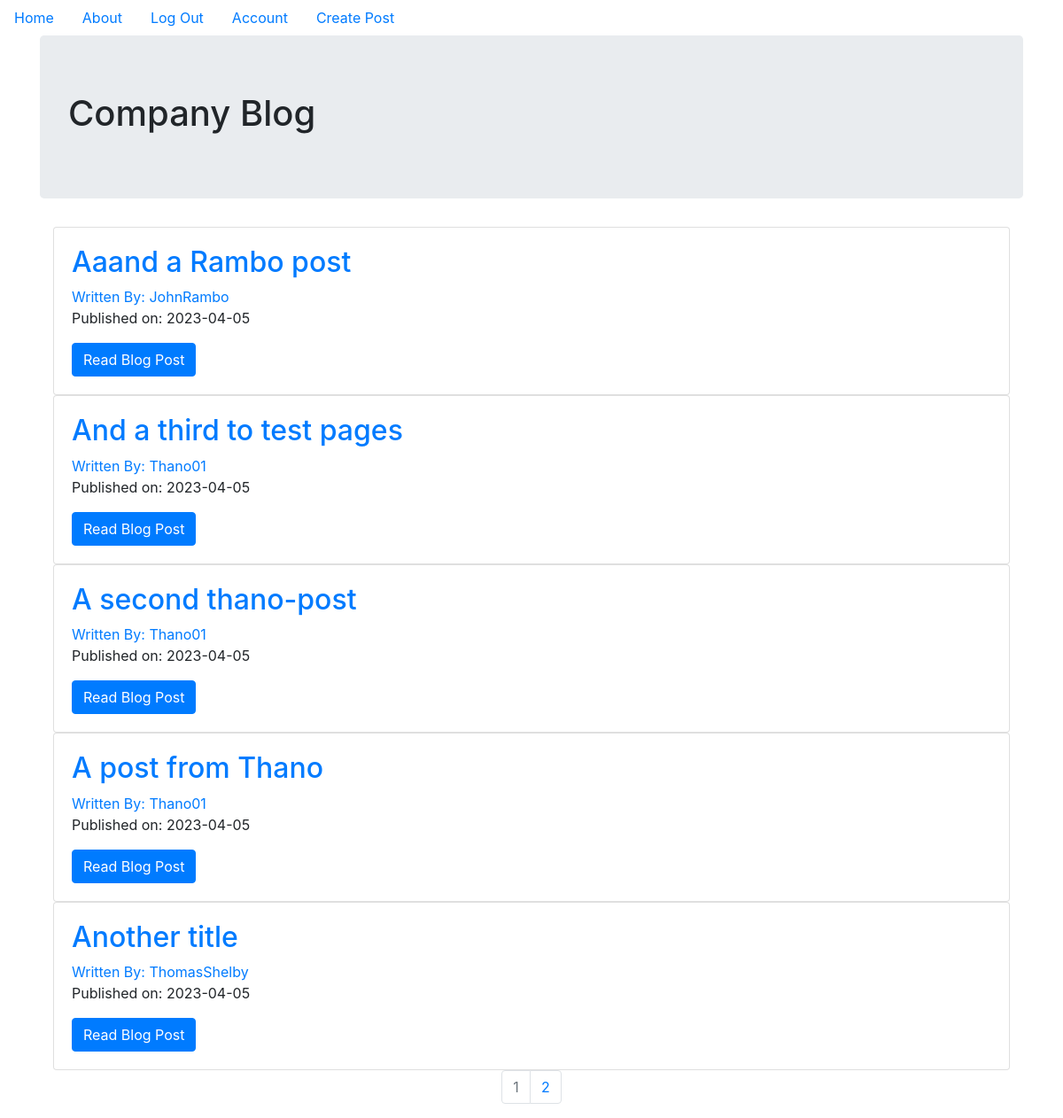
The page / (signed in) on the database its author committed.
### companyblog/models.py (models this page shows, shortened)
class BlogPost(db.Model):
    users = db.relationship(User)
    id = db.Column(db.Integer, primary_key=True)
    user_id = db.Column(db.Integer, db.ForeignKey('users.id'), nullable=False)
    date = db.Column(db.DateTime, nullable=False, default=datetime.utcnow)
    title = db.Column(db.String(140), nullable=False)
    text = db.Column(db.Text, nullable=False)

class User(db.Model, UserMixin):
    __tablename__ = 'users'
    id = db.Column(db.Integer, primary_key=True)
    profile_image = db.Column(db.String(64), nullable=False, default='default_profile.png')
    email = db.Column(db.String(64), unique=True, index=True)
    username = db.Column(db.String(64), unique=True, index=True)
    password_hash = db.Column(db.String(128))
    posts = db.relationship('BlogPost', backref='author', lazy=True)

### companyblog/core/views.py (the view)
@core.route('/')
def index():
    page = request.args.get('page', 1, type=int)
    blog_posts = BlogPost.query.order_by(BlogPost.date.desc()).paginate(page=page, per_page=5)
    return render_template('index.html', blog_posts=blog_posts)

### companyblog/models.py (called while the page is built)
@login_manager.user_loader
def load_user(user_id):
    return db.session.get(User, user_id)

### companyblog/templates/index.html
{% extends "base.html" %}
{% block content %}
    <div class="jumbotron">
        <h1>Company Blog</h1>
    </div>
    <div class="container">
        {% for post in blog_posts.items %}
            <div class="card">
                <div class="card-body">
                    <h2><a class="card-title" href="{{url_for('blog_posts.blog_post', blog_post_id=post.id)}}">{{post.title}}</a></h2>
                    <a href="{{url_for('users.user_posts', username=post.author.username)}}">Written By: {{post.author.username}}</a>
                    <p>Published on: {{post.date.strftime('%Y-%m-%d')}}</p>
                    <a class="btn btn-primary" href="{{url_for('blog_posts.blog_post', blog_post_id=post.id)}}">Read Blog Post</a>
                </div>
            </div>
        {% endfor %}
    </div>
    <nav aria-label="Page Navigation example">
        <ul class="pagination justify-content-center">
            {% for page_num in blog_posts.iter_pages(left_edge=1, right_edge=1, left_current=1, right_current=2) %}
                {% if blog_posts.page == page_num %}
                    <li class="page-item disabled">
                        <a class="page-link" href="{{url_for('core.index', page=page_num)}}">{{page_num}}</a>
                    </li>
                {% else %}
                <li class="page-item">
                    <a class="page-link" href="{{url_for('core.index', page=page_num)}}">{{page_num}}</a>
                </li>
                {% endif %}
            {% endfor %}
        </ul>
    </nav>
{% endblock %}

### rows shown on the page
BlogPost: title "Aaand a Rambo post", author.username "JohnRambo", date "2023-04-05"
BlogPost: title "And a third to test pages", author.username "Thano01", date "2023-04-05"
BlogPost: title "A second thano-post", author.username "Thano01", date "2023-04-05"
BlogPost: title "A post from Thano", author.username "Thano01", date "2023-04-05"
BlogPost: title "Another title", author.username "ThomasShelby", date "2023-04-05"

### other values the page prints
{{ page_num }} "1"
{{ page_num }} "2"
